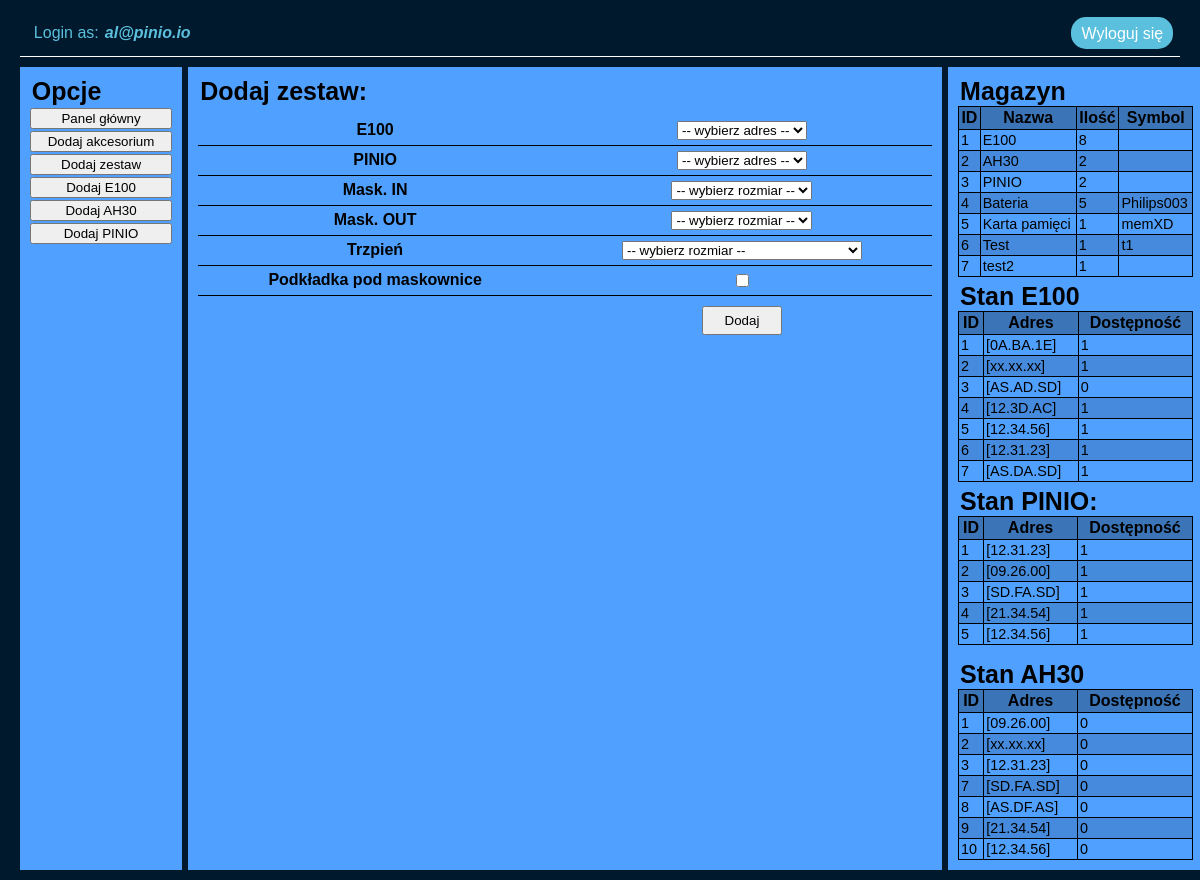
The page /inventory-add-set.php (signed in) on the database its author committed.
### tables this page shows
CREATE TABLE `inventory` (
  `id` int(11) NOT NULL,
  `name` text NOT NULL,
  `quantity` int(11) NOT NULL,
  `symbol` text NOT NULL,
  `timestamp` timestamp NOT NULL DEFAULT current_timestamp() ON UPDATE current_timestamp(),
  `add_date` datetime NOT NULL DEFAULT current_timestamp()
);

CREATE TABLE `e100` (
  `id` int(11) NOT NULL,
  `address` text NOT NULL,
  `available` tinyint(1) NOT NULL,
  `timestamp` timestamp NOT NULL DEFAULT current_timestamp() ON UPDATE current_timestamp(),
  `add_date` datetime NOT NULL DEFAULT current_timestamp()
);

CREATE TABLE `pinio` (
  `id` int(11) NOT NULL,
  `address` text NOT NULL,
  `available` tinyint(1) NOT NULL,
  `timestamp` timestamp NOT NULL DEFAULT current_timestamp() ON UPDATE current_timestamp(),
  `add_date` datetime NOT NULL DEFAULT current_timestamp()
);

CREATE TABLE `ah30` (
  `id` int(11) NOT NULL,
  `address` text NOT NULL,
  `available` tinyint(1) NOT NULL,
  `timestamp` timestamp NOT NULL DEFAULT current_timestamp() ON UPDATE current_timestamp(),
  `add_date` datetime NOT NULL DEFAULT current_timestamp()
);

### html-magazyn.php (the view, shortened to what this page needs)
<?php
$invPartsQuery = $db->query('SELECT * FROM inventory');
$invParts = $invPartsQuery->fetchAll();
$e100Query = $db->query('SELECT * FROM e100');
$e100 = $e100Query->fetchAll();
$pinioQuery = $db->query('SELECT * FROM pinio');
$pinio = $pinioQuery->fetchAll();
$ah30Query = $db->query('SELECT * FROM ah30');
$ah30 = $ah30Query->fetchAll();
?>
<div class="elements-sidebar-inventory">
    <legend>Magazyn</legend>
    <table>
        <thead>
        <tr><th>ID</th><th>Nazwa</th><th>Ilość</th><th>Symbol</th></tr>
        </thead>
        <tbody>
            <?php
                foreach($invParts as $part){
                    echo "<tr><td>{$part['id']}</td><td>{$part['name']}</td><td>{$part['quantity']}</td><td>{$part['symbol']}</td></tr>";
                }
            ?>
        </tbody>
    </table>
</div>
<div class="e100-sidebar-inventory">
    <legend>Stan E100</legend>
    <table>
        <thead>
        <tr><th>ID</th><th>Adres</th><th>Dostępność</th></tr>
        </thead>
        <tbody>
            <?php
                foreach($e100 as $part){
                    echo "<tr><td>{$part['id']}</td><td>{$part['address']}</td><td>{$part['available']}</td></tr>";
                }
            ?>
        </tbody>
    </table>
</div>
<div class="pinio-sidebar-inventory">
    <legend>Stan PINIO:</legend>
        <table>
            <thead>
            <tr><th>ID</th><th>Adres</th><th>Dostępność</th></tr>
            </thead>
            <tbody>
                <?php
                    foreach($pinio as $part){
                        echo "<tr><td>{$part['id']}</td><td>{$part['address']}</td><td>{$part['available']}</td></tr>";
                    }
                ?>
            </tbody>
        </table>
</div>
<div class="ah30-sidebar-inventory">
    <legend>Stan AH30</legend>
    <table>
        <thead>
        <tr><th>ID</th><th>Adres</th><th>Dostępność</th></tr>
        </thead>
        <tbody>
            <?php
                foreach($ah30 as $part){
                    echo "<tr><td>{$part['id']}</td><td>{$part['address']}</td><td>{$part['available']}</td></tr>";
                }
            ?>
        </tbody>
    </table>
</div>

### css/style.css (style rules this page uses)
:root { --primary-color: #50a1ff; --second-color: #5bc0de; --back-color: rgb(0, 25, 44); }
body { background-color: var(--back-color); font-family: 'Open-sans', sans-serif; }
legend { font-size: 25px; font-weight: bold; }
.right-bar div { max-height: 200px; overflow: auto; }
table { width: 100%; border-collapse: collapse; margin-bottom: 10px; }
table, th, td { padding: 2px; border: 1px solid black; }
th { background-color: rgba(12, 12, 12, 0.295); }
td { font-size: 0.9em; }
tr:nth-child(even) { background-color: #07070723; }

### rows shown on the page
inventory: id "1", name "E100", quantity "8"
inventory: id "2", name "AH30", quantity "2"
inventory: id "3", name "PINIO", quantity "2"
inventory: id "4", name "Bateria", quantity "5", symbol "Philips003"
inventory: id "5", name "Karta pamięci", quantity "1", symbol "memXD"
inventory: id "6", name "Test", quantity "1", symbol "t1"
inventory: id "7", name "test2", quantity "1"
e100: id "1", address "[0A.BA.1E]", available "1"
e100: id "2", address "[xx.xx.xx]", available "1"
e100: id "3", address "[AS.AD.SD]", available "0"
e100: id "4", address "[12.3D.AC]", available "1"
e100: id "5", address "[12.34.56]", available "1"
e100: id "6", address "[12.31.23]", available "1"
e100: id "7", address "[AS.DA.SD]", available "1"
pinio: id "1", address "[12.31.23]", available "1"
pinio: id "2", address "[09.26.00]", available "1"
pinio: id "3", address "[SD.FA.SD]", available "1"
pinio: id "4", address "[21.34.54]", available "1"
pinio: id "5", address "[12.34.56]", available "1"
ah30: id "1", address "[09.26.00]", available "0"
ah30: id "2", address "[xx.xx.xx]", available "0"
ah30: id "3", address "[12.31.23]", available "0"
ah30: id "7", address "[SD.FA.SD]", available "0"
ah30: id "8", address "[AS.DF.AS]", available "0"
ah30: id "9", address "[21.34.54]", available "0"
ah30: id "10", address "[12.34.56]", available "0"

### other values the page prints
$_SESSION['mail'] "al@pinio.io"
